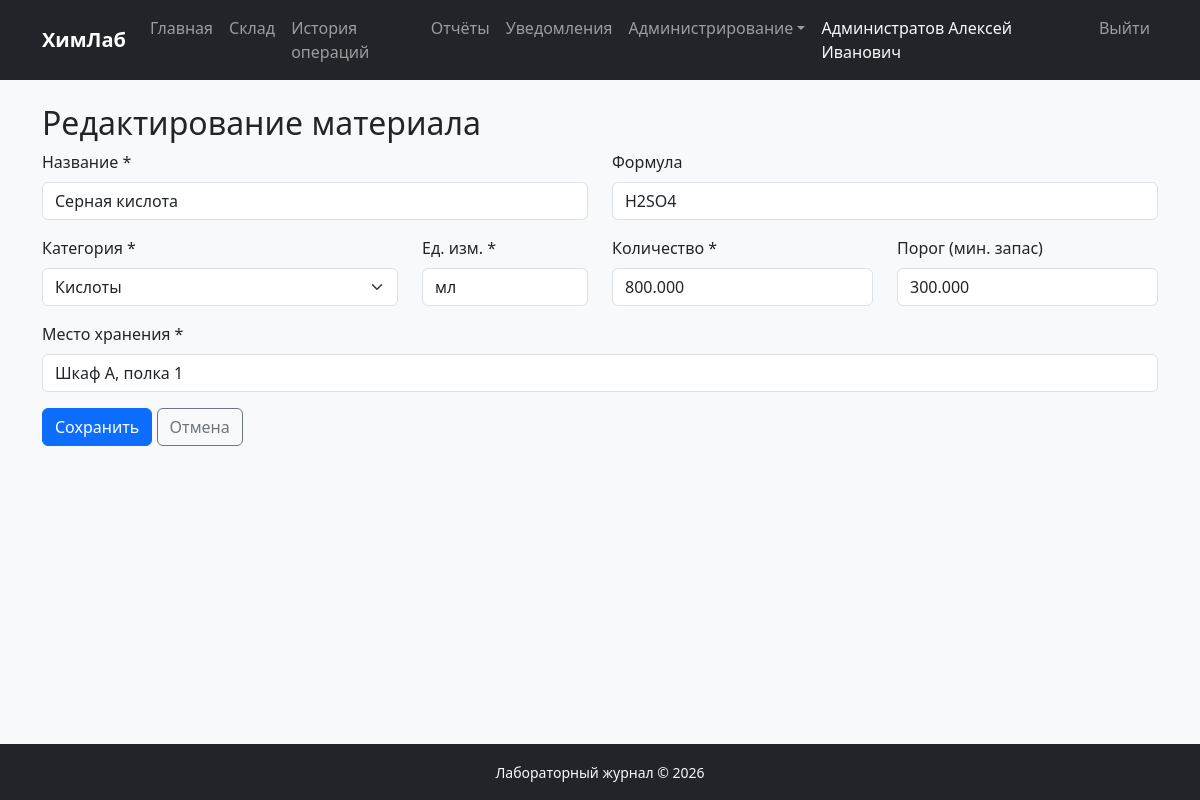
/admin/material_form.php?id=2 (signed in), run on the app's committed database.
### tables this page shows
CREATE TABLE `materials` (
  `id`          int            NOT NULL AUTO_INCREMENT,
  `name`        varchar(200)   NOT NULL,
  `formula`     varchar(100)   DEFAULT NULL,           
  `category_id` int            NOT NULL,
  `unit`        varchar(20)    NOT NULL,                
  `quantity`    decimal(10,3)  NOT NULL DEFAULT '0.000',  
  `location`    varchar(100)   DEFAULT NULL,             
  `threshold`   decimal(10,3)  DEFAULT '0.000',          
  `created_at`  timestamp      DEFAULT CURRENT_TIMESTAMP,
  PRIMARY KEY (`id`),
  KEY `category_id` (`category_id`),
  CONSTRAINT `materials_ibfk_1` FOREIGN KEY (`category_id`) REFERENCES `categories` (`id`) ON DELETE RESTRICT
);

CREATE TABLE `categories` (
  `id`   int          NOT NULL AUTO_INCREMENT,
  `name` varchar(100) NOT NULL,
  PRIMARY KEY (`id`),
  UNIQUE KEY `name` (`name`)
);

### admin/material_form.php (the view, shortened to what this page needs)
<?php
$db = getDB();
$categories = $db->query('SELECT id, name FROM categories ORDER BY name')->fetchAll();
$material = null;
$is_edit = false;
if (!empty($_GET['id'])) {
    $stmt = $db->prepare('SELECT * FROM materials WHERE id = ?');
    $stmt->execute([$_GET['id']]);
    $material = $stmt->fetch();
    if ($material) {
        $is_edit = true;
    } else {
        die('Материал не найден.');
    }
}
$old = $_SESSION['material_old'] ?? [];
if ($is_edit && empty($old)) {
    $old = $material;
}
require_once __DIR__ . '/../includes/header.php';
?>
<h2><?= $is_edit ? 'Редактирование' : 'Добавление' ?> материала</h2>
<form method="post" action="/admin/save_material.php<?= $is_edit ? '?id=' . $material['id'] : '' ?>">
    <div class="row">
        <div class="col-md-6 mb-3">
            <label class="form-label">Название *</label>
            <input type="text" name="name" class="form-control" required
                   value="<?= htmlspecialchars($old['name'] ?? '') ?>">
        </div>
        <div class="col-md-6 mb-3">
            <label class="form-label">Формула</label>
            <input type="text" name="formula" class="form-control"
                   value="<?= htmlspecialchars($old['formula'] ?? '') ?>">
        </div>
    </div>
    <div class="row">
        <div class="col-md-4 mb-3">
            <label class="form-label">Категория *</label>
            <select name="category_id" class="form-select" required>
                <?php foreach ($categories as $cat): ?>
                    <option value="<?= $cat['id'] ?>"
                        <?= ($old['category_id'] ?? '') == $cat['id'] ? 'selected' : '' ?>>
                        <?= htmlspecialchars($cat['name']) ?>
                    </option>
                <?php endforeach; ?>
            </select>
        </div>
        <div class="col-md-2 mb-3">
            <label class="form-label">Ед. изм. *</label>
            <input type="text" name="unit" class="form-control" required
                   placeholder="мл, г, шт"
                   value="<?= htmlspecialchars($old['unit'] ?? '') ?>">
        </div>
        <div class="col-md-3 mb-3">
            <label class="form-label">Количество *</label>
            <input type="number" step="0.001" name="quantity" class="form-control" required
                   value="<?= htmlspecialchars($old['quantity'] ?? '0') ?>">
        </div>
        <div class="col-md-3 mb-3">
            <label class="form-label">Порог (мин. запас)</label>
            <input type="number" step="0.001" name="threshold" class="form-control"
                   value="<?= htmlspecialchars($old['threshold'] ?? '0') ?>">
        </div>
    </div>
    <div class="mb-3">
        <label class="form-label">Место хранения *</label>
        <input type="text" name="location" class="form-control" required
               value="<?= htmlspecialchars($old['location'] ?? '') ?>">
    </div>
    <button type="submit" class="btn btn-primary"><?= $is_edit ? 'Сохранить' : 'Добавить' ?></button>
    <a href="/admin/materials.php" class="btn btn-outline-secondary">Отмена</a>
</form>
<?php require_once __DIR__ . '/../includes/footer.php'; ?>

### css/style.css (style rules this page uses)
body { background-color: #f8f9fa; display: flex; flex-direction: column; min-height: 100vh; }

### data on the page
materials: name "Серная кислота", formula "H2SO4", category_id "Кислоты", unit "мл", quantity "800.000", threshold "300.000", location "Шкаф А, полка 1"

### other printed values
$_SESSION['full_name'] "Администратов Алексей Иванович"
